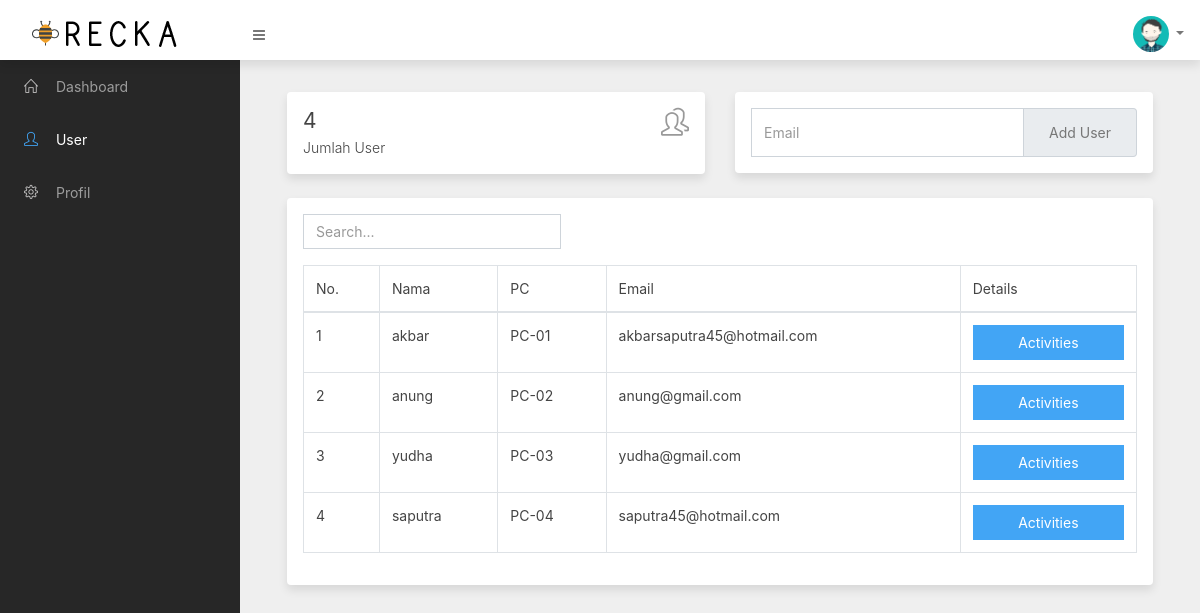
The app's page /index.php/user with its own data.
### tables this page shows
CREATE TABLE IF NOT EXISTS `client` (
  `id` int(11) NOT NULL AUTO_INCREMENT,
  `username` varchar(30) NOT NULL,
  `password` varchar(255) NOT NULL,
  `email` varchar(100) NOT NULL,
  `pc` varchar(10) NOT NULL,
  `token` varchar(255) NOT NULL,
  PRIMARY KEY (`id`)
);

### application/controllers/User.php (called while the page is built, shortened)
<?php
class User extends CI_Controller {
    function __construct()
	{
		$this->load->model('m_data');
	}
	public function index()
	{
		$data['clients'] = $this->db->query('SELECT * FROM client');
		$data['tasks'] = $this->db->query('SELECT * FROM task');
		$this->load->view('user', $data);
    }
}

### index.php (called while the page is built, shortened)
<?php
require_once BASEPATH.'core/CodeIgniter.php';

### application/views/user.php (the view, shortened to what this page needs)
<!doctype html>
<html lang="en">
<head>
	<link rel="stylesheet" href="<?php echo base_url('assets/css/bootstrap.min.css'); ?>">
	<link rel="stylesheet" href="<?php echo base_url('assets/css/font-awesome.min.css'); ?>">
	<link rel="stylesheet" href="<?php echo base_url('assets/css/simple-line-icons.css'); ?>">
	<link rel="stylesheet" href="<?php echo base_url('assets/css/styles.css'); ?>">
</head>
<body class="sidebar-fixed header-fixed">
	<div class="page-wrapper">
		<nav class="navbar page-header" style="box-shadow: 0 5px 10px 0 rgba(0,0,0,.1);">
			<a class="navbar-brand" href="#">
				<span class="text-center ml-3">
					<img src="<?php echo base_url('assets/imgs/logo1.png') ?>" alt="logo">
				</span>
			</a>
			<button href="#" class="btn btn-link sidebar-toggle d-md-down-none">
				<i class="fa fa-bars"></i>
			</button>
			<ul class="navbar-nav ml-auto">
				<li class="nav-item dropdown">
					<a class="nav-link dropdown-toggle" href="#" role="button" data-toggle="dropdown" aria-haspopup="true" aria-expanded="false">
						<img src="<?php echo base_url('assets/imgs/avatar-1.png') ?>" class="avatar avatar-sm" alt="logo">
					</a>
				</li>
			</ul>
		</nav>
		<div class="main-container">
			<div class="sidebar">
				<nav class="sidebar-nav">
					<ul class="nav">
						<li class="nav-item">
							<a href="<?php echo base_url('dashboard'); ?>" class="nav-link">
								<i class="icon icon-home"></i> Dashboard
							</a>
							<a href="<?php echo base_url('user'); ?>" class="nav-link active">
								<i class="icon icon-user"></i> User
							</a>
							<a href="<?php echo base_url('profil'); ?>" class="nav-link">
								<i class="icon icon-settings"></i> Profil
							</a>
						</li>
					</ul>
				</nav>
			</div>
			<div class="content">
				<div class="container-fluid">
					<div class="row">
						<div class="col-md-6">
							<div class="card" style="box-shadow: 0 5px 10px 0 rgba(0,0,0,.1); border: none;">
								<div class="card-body d-flex justify-content-between align-items-center">
									<div>
										<span class="h4 d-block font-weight-normal mb-1">
											<?php
$sql = $this->db->query('SELECT count(*) AS id FROM client');
foreach ($sql->result() as $row) {
    echo $row->id;
}
?>
										</span>
										<span class="font-weight-light">Jumlah User</span>
									</div>
									<div class="h2 text-muted">
										<i class="icon icon-people"></i>
									</div>
								</div>
							</div>
						</div>
						<div class="col-md">
							<div class="card">
								<div class="card-body">
									<div class="input-group">
										<input type="email" class="form-control" placeholder="Email">
										<div class="input-group-addon">
											<button class="btn btn-link">Add User</button>
										</div>
									</div>
								</div>
							</div>
						</div>
					</div>
					<div class="row">
						<div class="col-md-12">
							<div class="card">
								<div class="card-body">
									<div class="row">
										<div class="form-group col-md-4">
											<input id="search" placeholder="Search..." class="form-control" />
										</div>
									</div>
									<div class="table-responsive">
										<table class="table table-bordered">
											<thead>
												<tr>
													<td>
														No.
													</td>
													<td>
														Nama
													</td>
													<td>
														PC
													</td>
													<td>
														Email
													</td>
													<td>
														Details
													</td>
												</tr>
											</thead>
											<tbody id="users">
												<?php
foreach ($clients->result() as $client) {
    ?>
													<tr>
														<td>
															<?=$client->id?>
														</td>
														<td>
															<?=$client->username?>
														</td>
														<td>
															<?=$client->pc?>
														</td>
														<td>
															<?=$client->email?>
														</td>
														<td>
														<a href="<?php echo base_url('user/activities/'.$client->id);?>" class="btn btn-primary btn-block">Activities</a>														</td>
													</tr>
<?php
}?>
											</tbody>
										</table>
									</div>
								</div>
							</div>
						</div>
					</div>
				</div>
			</div>
		</div>
	</div>
</body>
</html>

### records on screen
client: id "1", username "akbar", pc "PC-01", email "akbarsaputra45@hotmail.com"
client: id "2", username "anung", pc "PC-02", email "anung@gmail.com"
client: id "3", username "yudha", pc "PC-03", email "yudha@gmail.com"
client: id "4", username "saputra", pc "PC-04", email "saputra45@hotmail.com"

### other values on screen
$row->id "4"
